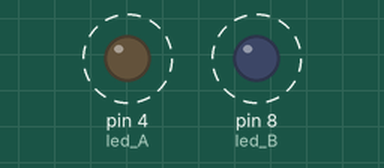
This sketch was run on a simulated Arduino Uno, built with avr-gcc and run on an emulated ATmega328P. Parts: output pins drawn as LEDs (lit = HIGH). Dashed ring = blinking. What the sketch prints to the serial monitor is not drawn.

Above: at 0.1 s.
Timing chart, 0 to 3.0 s (numbered marks = the images above):
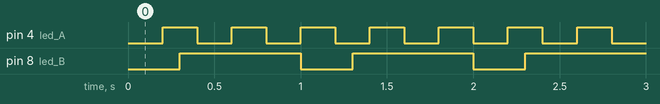

The sketch:

non-blocking.ino
```cpp
unsigned long previous_A = 0;
unsigned long previous_B = 0;
const int led_A = 4;
int state_A = LOW;
const unsigned long delayTime_A_low = 200;
const unsigned long delayTime_A_high = 200;

const int led_B = 8;
int state_B = LOW;
const unsigned long delayTime_B_low = 300;
const unsigned long delayTime_B_high = 700;


void setup(){
    Serial.begin(9600);           // 初始化串口通信，波特率设为 9600
    pinMode(led_A, OUTPUT);
    pinMode(led_B, OUTPUT);
}
void loop(){
    unsigned long current = millis();
    if(state_A == LOW){
        if(current - previous_A >= delayTime_A_low ){
            previous_A = current;
            state_A = HIGH;
            digitalWrite(led_A, HIGH);
        }
    }else{
        if(current - previous_A >= delayTime_A_high ){
            previous_A = current;
            state_A = LOW;
            digitalWrite(led_A, LOW);
        }
    }

    if(state_B == LOW){
        if(current - previous_B >= delayTime_B_low ){
            previous_B = current;
            state_B = HIGH;
            digitalWrite(led_B, HIGH);
            Serial.println("B: HIGH");
        }
    }else{
        if(current - previous_B >= delayTime_B_high ){
            previous_B = current;
            state_B = LOW;
            digitalWrite(led_B, LOW);
            Serial.println("B: LOW");
        }
    }

}
```

Measured:
- by itself, pin 4 (led_A): alternates HIGH for 0.20 s and LOW for 0.20 s
- by itself, pin 8 (led_B): alternates HIGH for 0.70 s and LOW for 0.30 s
- by itself, everything shown: repeats every 2.0 s, in 12 steps
